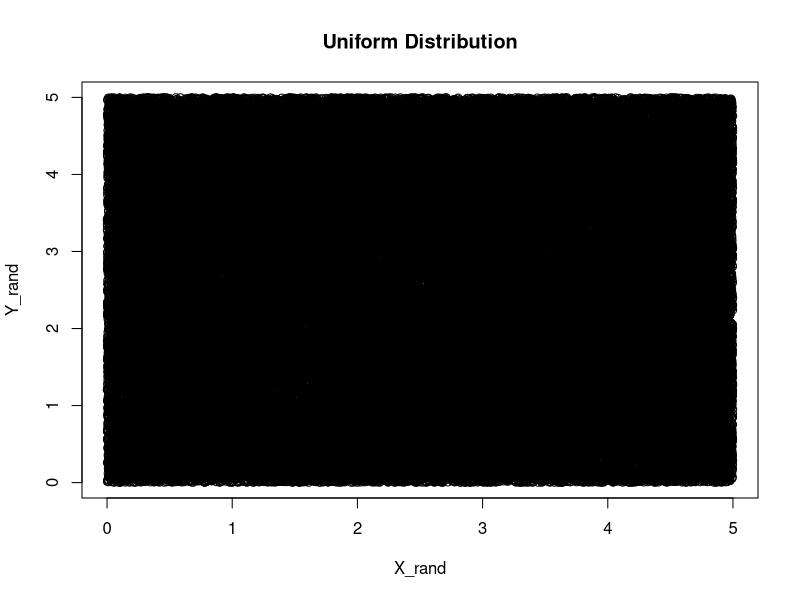
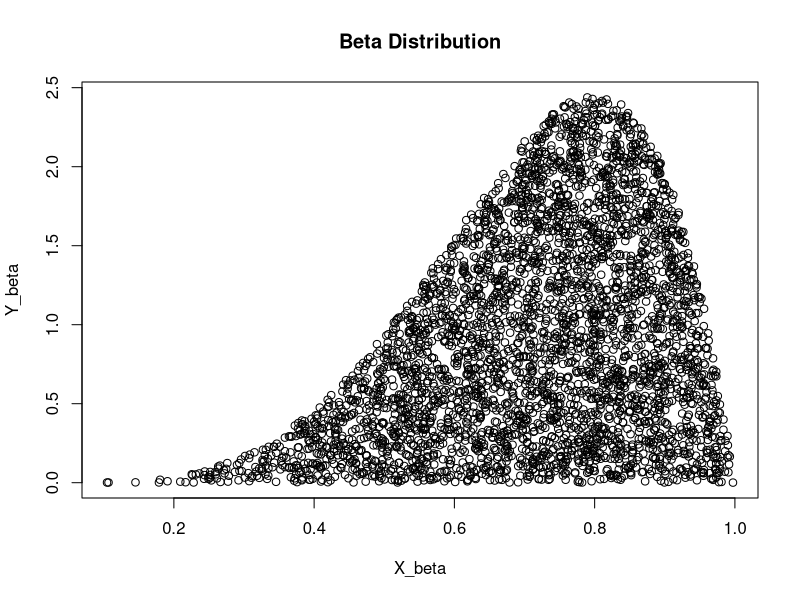
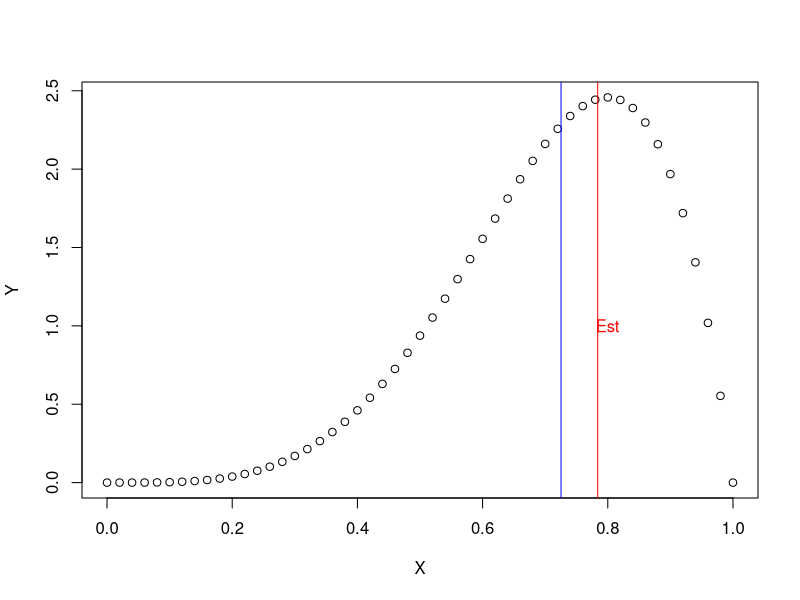
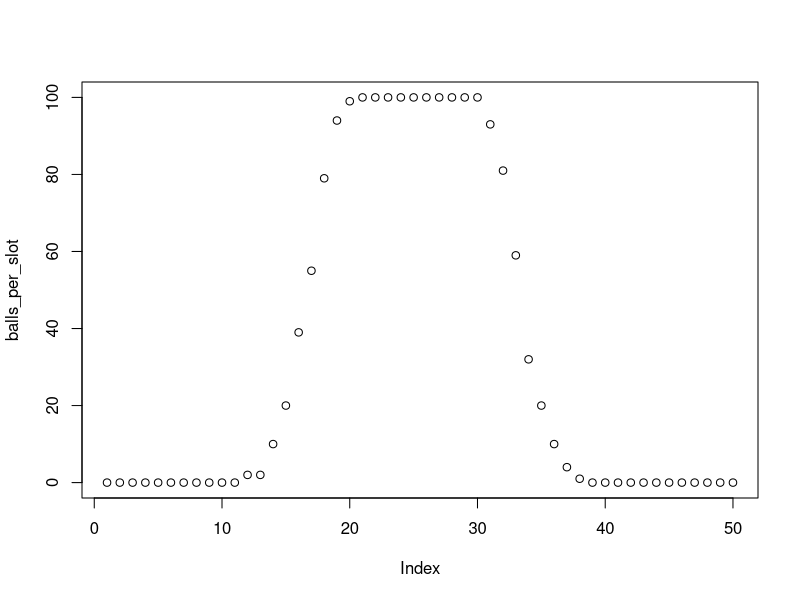

Write the R code that produced these figures, in order.
## ---- chunk 1
knitr::opts_chunk$set(echo = TRUE)
## ---- chunk 2
a <- 5
b <- 2
beta <- function(x) 30*x^(5-1) * (1-x)^(2-1)

set.seed(12345) 
n = 10^5
X_rand <- runif(n, min=0, max=5)
Y_rand <- runif(n, min=0, max=5)

plot(X_rand, Y_rand, main='Uniform Distribution')

## ---- chunk 3

beta_dist <- lapply(X_rand, beta) >= Y_rand

X_beta <- X_rand[beta_dist]
Y_beta <- Y_rand[beta_dist]

plot(X_beta, Y_beta, main='Beta Distribution')
## ---- chunk 4
sorted = sort(Y_beta)
if( length(sorted) %% 2 == 0){
  first = length(sorted)/2
  second = length(sorted)/2 + 1
  median_est = (sorted[first] + sorted[second])/2
} else {
  middle = length(sorted)/2
  median_est = sorted[middle]
}

X <- seq(0, 1, by = 0.02)
Y <- dbeta(X, shape1=a, shape2=b)
median_act = median(Y, na.rm = FALSE)

plot(X,Y)
abline(v=median_est, col='red')
text(0.8, 1, labels='Est', col='red')
abline(v=median_act, col='blue')

sprintf("The estimated median is: %f", median_est)
sprintf("The calculated median is: %f", median_act)
## ---- chunk 5
balls_dropped = 100
slots = 50
balls_per_slot = rep(0, slots)
for(ball in 1:balls_dropped)
{
  mean = rbinom(100, slots, 0.5)                    # Calculate the final landing place
  mean = trunc(mean)                                # Truncate to integer value
  balls_per_slot[mean] <- balls_per_slot[mean] + 1  # Increment the sum for the slot
}
plot(balls_per_slot)
